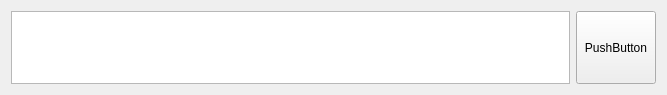
<?xml version="1.0" encoding="UTF-8"?>
<ui version="4.0">
 <class>TableEditForm</class>
 <widget class="QWidget" name="TableEditForm">
  <property name="geometry">
   <rect>
    <x>0</x>
    <y>0</y>
    <width>667</width>
    <height>95</height>
   </rect>
  </property>
  <property name="windowTitle">
   <string>Form</string>
  </property>
  <layout class="QHBoxLayout" name="horizontalLayout">
   <item>
    <widget class="TableWidget" name="tableWidget">
     <property name="sizePolicy">
      <sizepolicy hsizetype="Expanding" vsizetype="Preferred">
       <horstretch>0</horstretch>
       <verstretch>0</verstretch>
      </sizepolicy>
     </property>
    </widget>
   </item>
   <item>
    <widget class="PushButtonRecordEdit" name="pushButton">
     <property name="sizePolicy">
      <sizepolicy hsizetype="Minimum" vsizetype="Preferred">
       <horstretch>0</horstretch>
       <verstretch>0</verstretch>
      </sizepolicy>
     </property>
     <property name="text">
      <string>PushButton</string>
     </property>
    </widget>
   </item>
  </layout>
 </widget>
 <customwidgets>
  <customwidget>
   <class>TableWidget</class>
   <extends>QTableWidget</extends>
   <header>TableWidget.h</header>
  </customwidget>
  <customwidget>
   <class>PushButtonRecordEdit</class>
   <extends>QPushButton</extends>
   <header>PushButtonRecordEdit.h</header>
  </customwidget>
 </customwidgets>
 <resources/>
 <connections/>
</ui>
